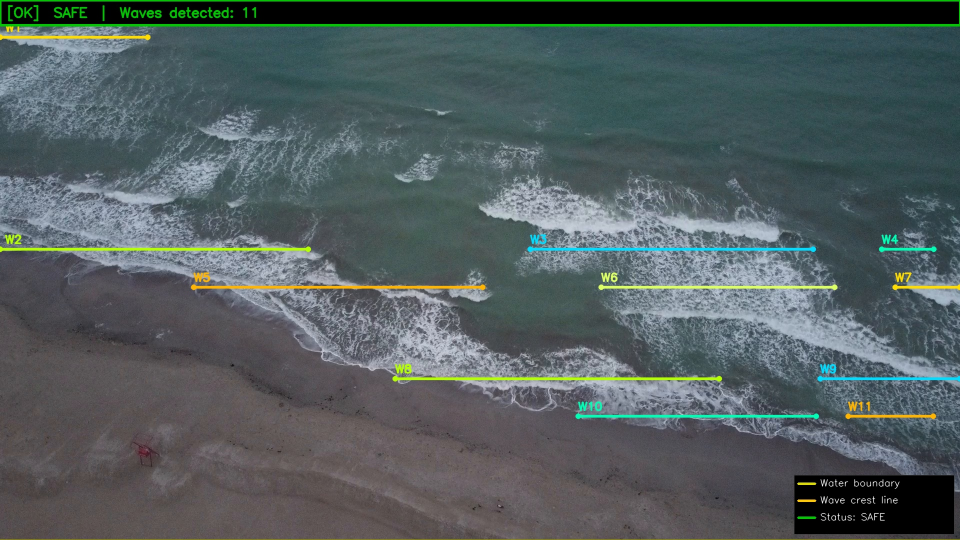
#> input picture wave_surf_real_1.jpg, 1920 x 1080 px (shown at 1/2 size); its folder holds only this picture in this run
$ python wave_image_analyzer.py --image wave_surf_real_1.jpg
#> lines starting #> are read from the running program, lines starting #| are printed output that depends on the picture; after the words box and inside, x2 and y2 are one past the last pixel; in counts of white or black regions, pixels touching at a corner belong together
"""
wave_image_analyzer.py - SCRUM-54 SurfWatch
Accurately detects wave lines in still images using:
- Adaptive brightness thresholding per image
- Only draws lines where actual foam/waves exist
- No lines on sand or sky
"""

import cv2
import numpy as np
import json
import argparse
from pathlib import Path

SUPPORTED_IMAGES = {'.jpg','.jpeg','.png','.bmp','.tiff','.webp'}
WAVE_COLORS = [
    (0,   220, 255),
    (0,   255, 180),
    (255, 220,   0),
    (180, 255,   0),
    (0,   180, 255),
    (100, 255, 220),
]


def find_wave_region(img):
    """
    Find where ocean/waves actually are by:
    1. Finding brightest foam blobs (breaking waves)
    2. Finding water colour region
    Returns (water_top, water_bot, wave_band_top, wave_band_bot)
    """
    H, W = img.shape[:2]
    gray = cv2.cvtColor(img, cv2.COLOR_BGR2GRAY)
    hsv  = cv2.cvtColor(img, cv2.COLOR_BGR2HSV)

    # ── Find water region by colour ───────────────────────────────────────────
    water_mask = cv2.inRange(hsv,
                             np.array([80, 15, 20]),
                             np.array([170, 255, 255]))
    foam_thresh = max(int(np.percentile(gray, 92)), 150)
    foam_mask   = (gray > foam_thresh).astype(np.uint8) * 255

    combined = cv2.bitwise_or(water_mask, foam_mask)
    kernel   = cv2.getStructuringElement(cv2.MORPH_ELLIPSE, (11, 11))
    combined = cv2.morphologyEx(combined, cv2.MORPH_CLOSE, kernel)

    rows = combined.sum(axis=1) / 255
    valid_rows = np.where(rows > W * 0.06)[0]

    if len(valid_rows) == 0:
        return int(H*0.1), int(H*0.75)

    water_top = max(int(valid_rows.min()) - 10, 0)
    water_bot = min(int(valid_rows.max()) + 10, H)
    return water_top, water_bot


def detect_wave_lines(img, water_top, water_bot):
    """
    Detect wave lines ONLY within the water region.
    Uses adaptive threshold to find local brightness peaks (foam crests).
    Returns list of (y, x1, x2) for each detected wave.
    """
    H, W = img.shape[:2]
    gray = cv2.cvtColor(img, cv2.COLOR_BGR2GRAY)

    # Work only in water region
    roi = gray[water_top:water_bot, :]
    roi_h = water_bot - water_top
    if roi_h < 10:
        return []

    # Adaptive brightness threshold — finds foam relative to this image
    blur     = cv2.GaussianBlur(roi, (7, 3), 0)
    adaptive = cv2.adaptiveThreshold(
        blur, 255,
        cv2.ADAPTIVE_THRESH_GAUSSIAN_C,
        cv2.THRESH_BINARY,
        blockSize=51,
        C=-8
    )

    # Also use global foam threshold
    foam_thresh = max(int(np.percentile(roi, 88)), 130)
    global_foam = (blur > foam_thresh).astype(np.uint8) * 255

    # Combine both
    combined = cv2.bitwise_or(adaptive, global_foam)

    # Clean up
    kernel = cv2.getStructuringElement(cv2.MORPH_ELLIPSE, (5, 3))
    combined = cv2.morphologyEx(combined, cv2.MORPH_OPEN, kernel)
    combined = cv2.morphologyEx(combined, cv2.MORPH_CLOSE,
                                cv2.getStructuringElement(cv2.MORPH_ELLIPSE,(9,5)))

    # Find row-wise foam density
    row_density = combined.sum(axis=1) / 255
    if row_density.max() == 0:
        return []
    row_density = row_density / row_density.max()

    # Find peaks (wave crests) — only where there's actual foam
    min_spacing = max(int(roi_h * 0.06), 15)
    foam_threshold = 0.20
    peaks = []
    last  = -min_spacing * 2

    for y in range(len(row_density)):
        if row_density[y] > foam_threshold and y - last >= min_spacing:
            peaks.append(y)
            last = y
        elif peaks and y - last < min_spacing and row_density[y] > row_density[peaks[-1]]:
            peaks[-1] = y
            last = y

    # For each peak, find the actual x extent of the foam
    waves = []
    for py in peaks:
        abs_y = py + water_top

        # Find where there is actual foam on this row (and nearby rows)
        band = combined[max(py-4,0):min(py+5,roi_h), :]
        col_sums = band.sum(axis=0) / 255
        foam_cols = np.where(col_sums > 0.3)[0]

        if len(foam_cols) == 0:
            continue

        # Group foam columns into continuous segments
        segments = []
        seg_start = foam_cols[0]
        seg_end   = foam_cols[0]
        for j in range(1, len(foam_cols)):
            if foam_cols[j] - foam_cols[j-1] < 30:  # allow gap of 30px
                seg_end = foam_cols[j]
            else:
                if seg_end - seg_start > W * 0.04:
                    segments.append((seg_start, seg_end))
                seg_start = foam_cols[j]
                seg_end   = foam_cols[j]
        if seg_end - seg_start > W * 0.04:
            segments.append((seg_start, seg_end))

        for x1, x2 in segments:
            waves.append((abs_y, int(x1), int(x2)))

    # Deduplicate waves within 20px
    deduped = []
    for w in waves:
        too_close = any(abs(w[0]-d[0]) < 20 and
                       not (w[1] > d[2]+50 or w[2] < d[1]-50)
                       for d in deduped)
        if not too_close:
            deduped.append(w)

    return deduped


def classify_danger(waves, water_top, water_bot, H):
    n = len(waves)
    water_h = max(water_bot - water_top, 1)
    if n == 0:
        return "SAFE", (0, 200, 0)
    density = n / (water_h / 100)
    if density < 1.5:
        return "SAFE",      (0, 200,   0)
    elif density < 3.5:
        return "MODERATE",  (0, 200, 200)
    else:
        return "DANGEROUS", (0,   0, 220)


def annotate(img, waves, water_top, water_bot, danger, color):
    H, W = img.shape[:2]
    out  = img.copy()

    # Water boundary
    cv2.line(out, (0, water_top), (W, water_top), (0,220,220), 3, cv2.LINE_AA)
    cv2.line(out, (0, water_bot), (W, water_bot), (0,150,150), 2, cv2.LINE_AA)

    # Wave lines — only where foam actually is
    for i, (y, x1, x2) in enumerate(waves):
        wc = WAVE_COLORS[i % len(WAVE_COLORS)]
        # Thick line along actual foam
        cv2.line(out, (x1, y), (x2, y), wc, 4, cv2.LINE_AA)
        # Small dot at each end
        cv2.circle(out, (x1, y), 5, wc, -1, cv2.LINE_AA)
        cv2.circle(out, (x2, y), 5, wc, -1, cv2.LINE_AA)
        # Label
        label_x = max(x1, 10)
        cv2.putText(out, f"W{i+1}", (label_x, y-12),
                    cv2.FONT_HERSHEY_SIMPLEX, 0.75, wc, 2, cv2.LINE_AA)

    # Danger banner
    bh = 50
    cv2.rectangle(out, (0,0), (W, bh), (0,0,0), -1)
    cv2.rectangle(out, (0,0), (W, bh), color, 3)
    icon = "!!" if danger=="DANGEROUS" else "!" if danger=="MODERATE" else "OK"
    cv2.putText(out,
                f"[{icon}]  {danger}  |  Waves detected: {len(waves)}",
                (14, 34), cv2.FONT_HERSHEY_SIMPLEX,
                0.9, color, 2, cv2.LINE_AA)

    # Legend
    legend = [("Water boundary", (0,220,220)),
              ("Wave crest line", (0,200,255)),
              (f"Status: {danger}", color)]
    lw, lh = 320, len(legend)*34+16
    lx, ly = W-lw-12, H-lh-12
    cv2.rectangle(out, (lx,ly), (lx+lw,ly+lh), (0,0,0), -1)
    cv2.rectangle(out, (lx,ly), (lx+lw,ly+lh), (60,60,60), 1)
    for j, (txt, col) in enumerate(legend):
        ty = ly+22+j*34
        cv2.line(out, (lx+8,ty-5),(lx+42,ty-5), col, 4)
        cv2.putText(out, txt, (lx+52,ty),
                    cv2.FONT_HERSHEY_SIMPLEX, 0.65,
                    (255,255,255), 1, cv2.LINE_AA)

    if danger == "DANGEROUS":
        cv2.rectangle(out, (0,0),(W-1,H-1),(0,0,220),10)

    return out


def process_image(img_path, output_dir):
#> called with img_path = 'wave_surf_real_1.jpg', output_dir = '.'
    img = cv2.imread(img_path)
#> img is the input picture: shape (1080, 1920, 3); mean B, G, R 94.1, 93.3, 81.7
    if img is None:
        print(f"  [WARN] Cannot read: {img_path}"); return {}
    H, W    = img.shape[:2]
    wt, wb  = find_wave_region(img)
#> in find_wave_region, `water_mask = cv2.inRange(hsv, np.array([80, 15, 20]), np.array([170, 2..`:
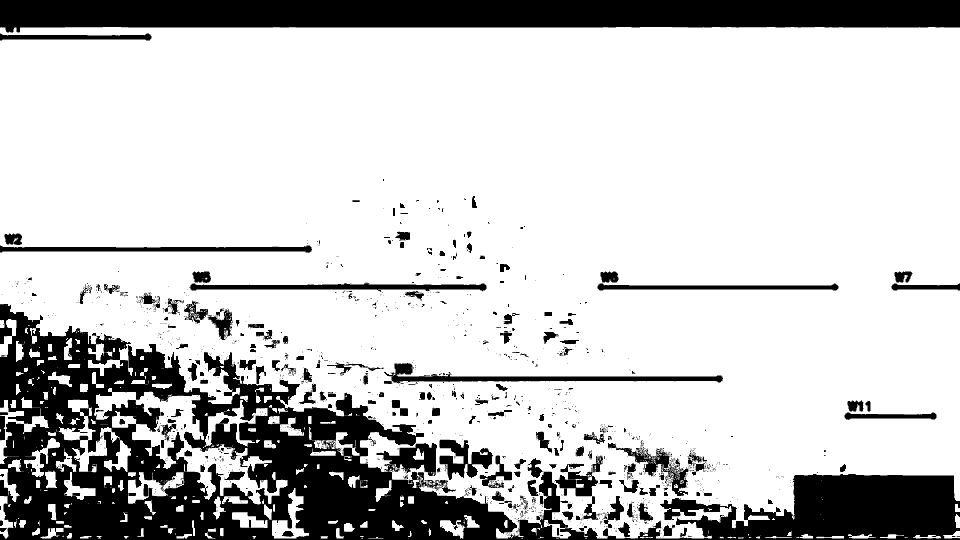
#> water_mask: shape (1080, 1920) (shown at 1/2 size); 77.9% white; 1516 black regions (1293 under 20 px), largest, box (x1, y1, x2, y2) and area: (0, 608, 1920, 1080) 275622, (0, 0, 1920, 65) 105447, (768, 726, 1446, 768) 7235
#> in find_wave_region, `foam_thresh = max(int(np.percentile(gray, 92)), 150)`: foam_thresh = 152
#> in find_wave_region, `foam_mask   = (gray > foam_thresh).astype(np.uint8) * 255`:
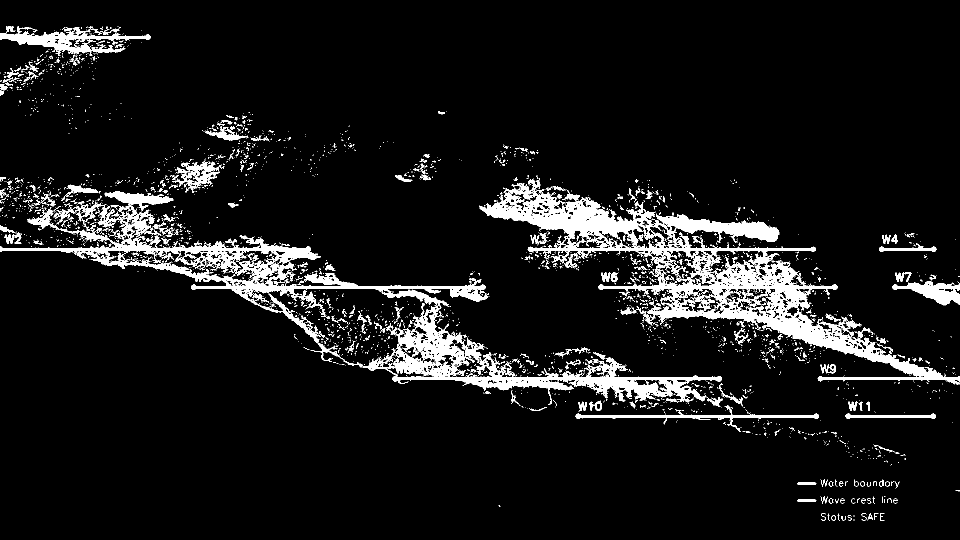
#> foam_mask: shape (1080, 1920) (shown at 1/2 size); 8% white; 3155 white regions (2824 under 20 px), largest, box (x1, y1, x2, y2) and area: (959, 356, 1920, 770) 62056, (0, 382, 1444, 810) 57881, (0, 53, 301, 112) 5494
#> in find_wave_region, `rows = combined.sum(axis=1) / 255`: rows = 1080 values, max 1920 at index 55, min 0 at index 0, mean 1585.7
#> in find_wave_region, `valid_rows = np.where(rows > W * 0.06)[0]`: valid_rows = 1026 values from 54 to 1079
#> in find_wave_region, `water_top = max(int(valid_rows.min()) - 10, 0)`: water_top = 44
#> in find_wave_region, `water_bot = min(int(valid_rows.max()) + 10, H)`: water_bot = 1080
#> wt = 44; wb = 1080
    waves   = detect_wave_lines(img, wt, wb)
#> in detect_wave_lines, `roi = gray[water_top:water_bot, :]`:
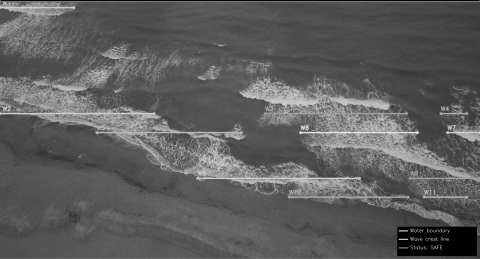
#> roi: shape (1036, 1920) (shown at 1/4 size); min 0, max 253, mean 93.1
#> in detect_wave_lines, `roi_h = water_bot - water_top`: roi_h = 1036
#> in detect_wave_lines, `adaptive = cv2.adaptiveThreshold( blur, 255, cv2.ADAPTIVE_THRESH_GAUSS..`:
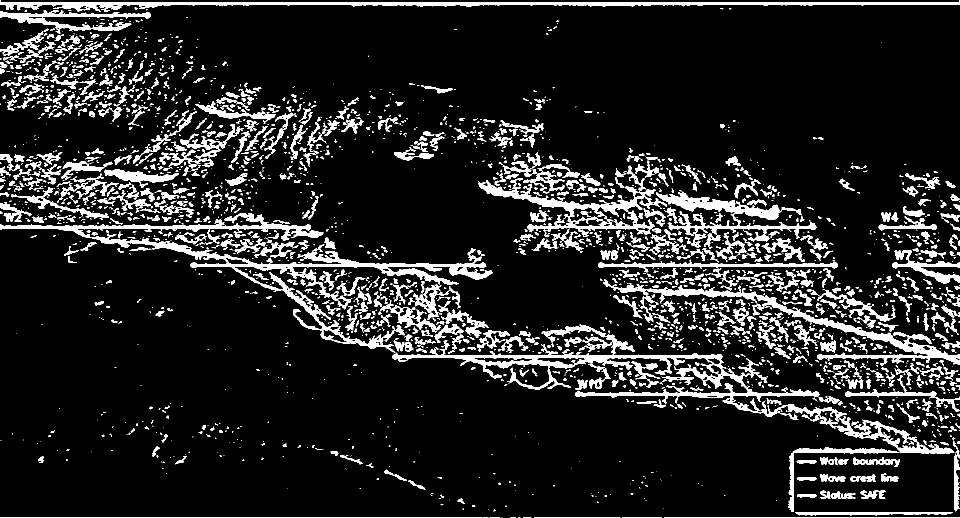
#> adaptive: shape (1036, 1920) (shown at 1/2 size); 12.4% white; 2877 white regions (1766 under 20 px), largest, box (x1, y1, x2, y2) and area: (0, 426, 985, 705) 23683, (784, 680, 1909, 907) 22503, (0, 0, 1920, 24) 13673
#> in detect_wave_lines, `foam_thresh = max(int(np.percentile(roi, 88)), 130)`: foam_thresh = 136
#> in detect_wave_lines, `combined = cv2.morphologyEx(combined, cv2.MORPH_CLOSE, cv2.getStructur..`:
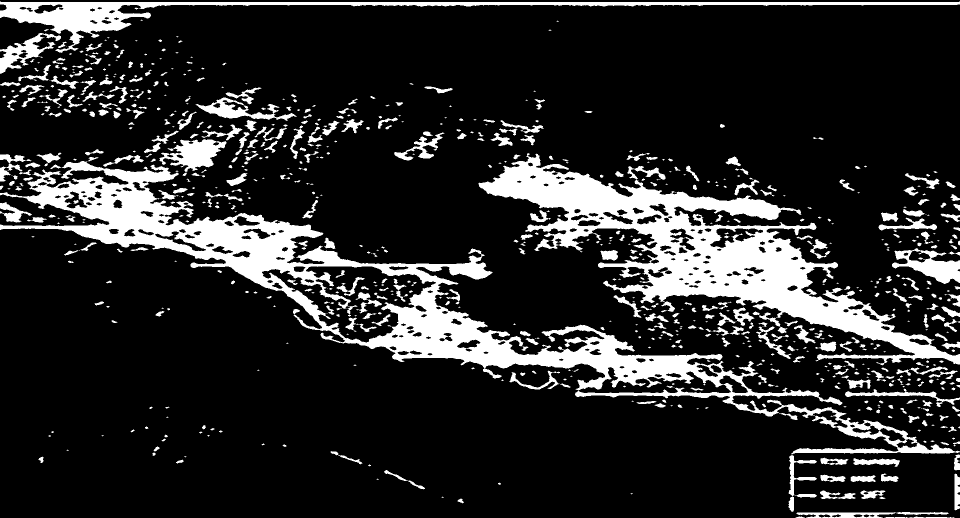
#> combined: shape (1036, 1920) (shown at 1/2 size); 16.5% white; 832 white regions (340 under 20 px), largest, box (x1, y1, x2, y2) and area: (0, 322, 1920, 909) 122154, (957, 306, 1920, 731) 97051, (0, 3, 1920, 106) 23325
#> in detect_wave_lines, `row_density = combined.sum(axis=1) / 255`: row_density = 1036 values, max 1920 at index 4, min 0 at index 0, mean 317.2
#> in detect_wave_lines, `row_density = row_density / row_density.max()`: row_density = 1036 values, max 1 at index 4, min 0 at index 0, mean 0.165
#> in detect_wave_lines, `min_spacing = max(int(roi_h * 0.06), 15)`: min_spacing = 62
#> in detect_wave_lines, `last  = -min_spacing * 2`: last = -124
#> after the loop in detect_wave_lines, `for y in range(len(row_density)):`: last = 788; peaks = [4, 455, 532, 713, 788]
#> the loop in detect_wave_lines, `for py in peaks:` made 5 passes
#> (py, abs_y) on passes 1 to 5: (4, 48), (455, 499), (532, 576), (713, 757), (788, 832)
#> after the loop in detect_wave_lines, `for py in peaks:`: waves = [(48, 0, 1919), (499, 0, 621), (499, 1054, 1632), (499, 1757, 1873), (576, 381, 972), (576, 1196, 1675), (576, 1784, 1919), (757, 784, 1478), (757, 1542, 1919), (832, 1150, 1638), (832, 1690, 1872)]
#> the loop in detect_wave_lines, `for w in waves:` made 11 passes
#> after the loop in detect_wave_lines, `for w in waves:`: deduped has the same summary as waves
    danger, color = classify_danger(waves, wt, wb, H)
#> in classify_danger, `n = len(waves)`: n = 11
#> in classify_danger, `water_h = max(water_bot - water_top, 1)`: water_h = 1036
#> in classify_danger, `density = n / (water_h / 100)`: density = 1.06
#> danger = 'SAFE'; color = (0, 200, 0)
    out     = annotate(img, waves, wt, wb, danger, color)
#> the loop in annotate, `for i, (y, x1, x2) in enumerate(waves):` made 11 passes
#> (y, x1, x2, wc, label_x) on passes 1 to 8: (48, 0, 1919, (0, 220, 255), 10), (499, 0, 621, (0, 255, 180), 10), (499, 1054, 1632, (255, 220, 0), 1054), (499, 1757, 1873, (180, 255, 0), 1757), (576, 381, 972, (0, 180, 255), 381), (576, 1196, 1675, (100, 255, 220), 1196), (576, 1784, 1919, (0, 220, 255), 1784), (757, 784, 1478, (0, 255, 180), 784)
#> after the loop in annotate, `for i, (y, x1, x2) in enumerate(waves):`:
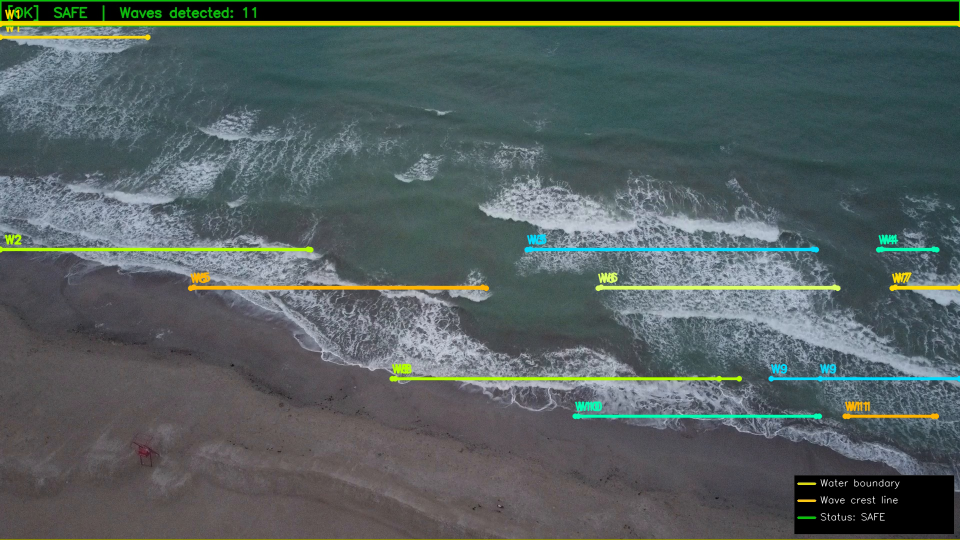
#> out: shape (1080, 1920, 3) (shown at 1/2 size); mean B, G, R 93.8, 95.2, 83.9
#> in annotate, `legend = [("Water boundary", (0,220,220)), ("Wave crest line", (0,200,..`: legend = [('Water boundary', (0, 220, 220)), ('Wave crest line', (0, 200, 255)), ('Status: SAFE', (0, 200, 0))]
#> in annotate, `lw, lh = 320, len(legend)*34+16`: lw = 320; lh = 118
#> in annotate, `lx, ly = W-lw-12, H-lh-12`: lx = 1588; ly = 950
#> the loop in annotate, `for j, (txt, col) in enumerate(legend):` made 3 passes
#> (txt, col, ty) on passes 1 to 3: ('Water boundary', (0, 220, 220), 972), ('Wave crest line', (0, 200, 255), 1006), ('Status: SAFE', (0, 200, 0), 1040)
#> after the loop in annotate, `for j, (txt, col) in enumerate(legend):`:
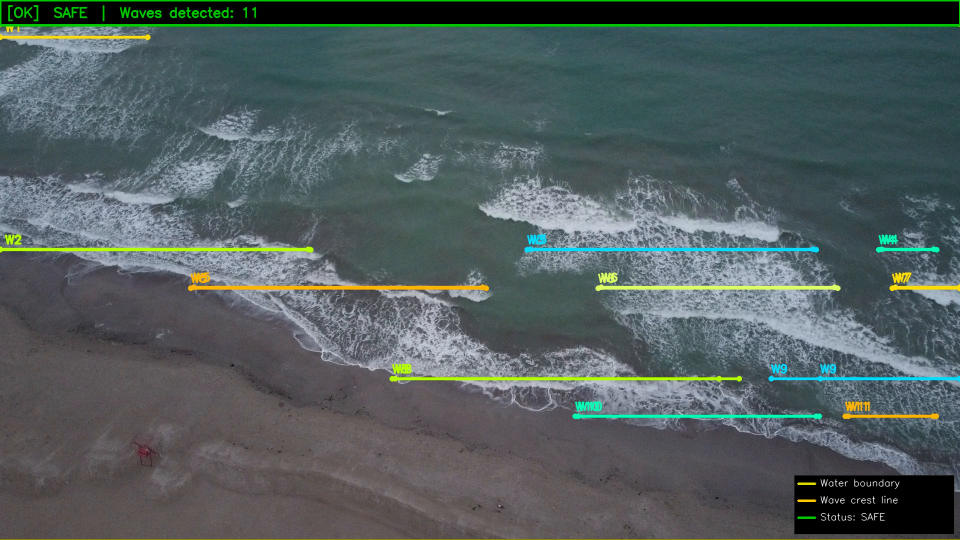
#> out: shape (1080, 1920, 3) (shown at 1/2 size); mean B, G, R 93.7, 93.8, 81.6
    stem    = Path(img_path).stem
    path    = Path(output_dir) / f"wave_{stem}.jpg"
    cv2.imwrite(str(path), out, [cv2.IMWRITE_JPEG_QUALITY, 97])
    print(f"  [{danger}] {Path(img_path).name} | "
          f"waves={len(waves)} | → {path.name}")
#|   [SAFE] wave_surf_real_1.jpg | waves=11 | → wave_wave_surf_real_1.jpg
    return {"file": img_path, "output": str(path),
            "waves": len(waves), "danger": danger,
            "water_top": wt, "water_bot": wb}


if __name__ == "__main__":
    parser = argparse.ArgumentParser()
    parser.add_argument("--image", nargs="+", required=True)
    parser.add_argument("--output-dir", default=".")
    args = parser.parse_args()
    Path(args.output_dir).mkdir(exist_ok=True)
    results = []
    print(f"\n{'='*55}\n  SurfWatch Wave Image Analyzer\n{'='*55}")
    for p in args.image:
        if Path(p).suffix.lower() in SUPPORTED_IMAGES:
            r = process_image(p, args.output_dir)
#> r = {'file': 'wave_surf_real_1.jpg', 'output': 'wave_wave_surf_real_1.jpg', 'waves': 11, 'danger': 'SAFE', 'water_top': 44, 'water_bot': 1080}
            if r: results.append(r)
    with open(Path(args.output_dir)/"wave_image_report.json","w") as f:
        json.dump(results, f, indent=2)
    print(f"\n[OK] Report → wave_image_report.json")
